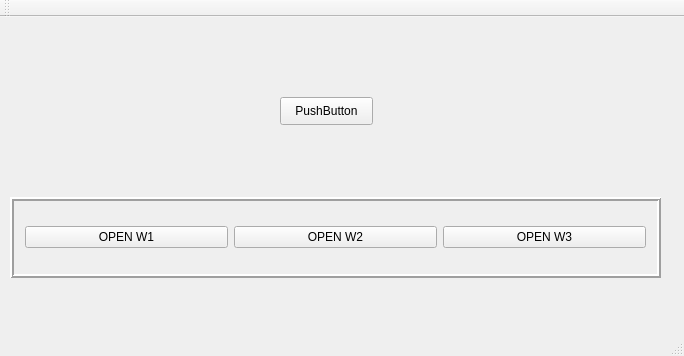
<?xml version="1.0" encoding="UTF-8"?>
<ui version="4.0">
 <class>MainWindow</class>
 <widget class="QMainWindow" name="MainWindow">
  <property name="geometry">
   <rect>
    <x>0</x>
    <y>0</y>
    <width>684</width>
    <height>356</height>
   </rect>
  </property>
  <property name="windowTitle">
   <string>MainWindow</string>
  </property>
  <widget class="QWidget" name="centralWidget">
   <widget class="QPushButton" name="m_btnHelloTr">
    <property name="geometry">
     <rect>
      <x>280</x>
      <y>80</y>
      <width>93</width>
      <height>28</height>
     </rect>
    </property>
    <property name="text">
     <string>PushButton</string>
    </property>
   </widget>
   <widget class="QFrame" name="m_frm_changeWindow">
    <property name="geometry">
     <rect>
      <x>10</x>
      <y>180</y>
      <width>651</width>
      <height>81</height>
     </rect>
    </property>
    <property name="frameShape">
     <enum>QFrame::Box</enum>
    </property>
    <property name="frameShadow">
     <enum>QFrame::Raised</enum>
    </property>
    <property name="lineWidth">
     <number>2</number>
    </property>
    <layout class="QHBoxLayout" name="horizontalLayout">
     <item>
      <widget class="QPushButton" name="m_btnOpenW_1">
       <property name="text">
        <string>OPEN W1</string>
       </property>
      </widget>
     </item>
     <item>
      <widget class="QPushButton" name="m_btnOpenW_2">
       <property name="text">
        <string>OPEN W2</string>
       </property>
      </widget>
     </item>
     <item>
      <widget class="QPushButton" name="m_btnOpenW_3">
       <property name="text">
        <string>OPEN W3</string>
       </property>
      </widget>
     </item>
    </layout>
   </widget>
  </widget>
  <widget class="QMenuBar" name="menuBar">
   <property name="geometry">
    <rect>
     <x>0</x>
     <y>0</y>
     <width>684</width>
     <height>26</height>
    </rect>
   </property>
  </widget>
  <widget class="QToolBar" name="mainToolBar">
   <attribute name="toolBarArea">
    <enum>TopToolBarArea</enum>
   </attribute>
   <attribute name="toolBarBreak">
    <bool>false</bool>
   </attribute>
  </widget>
  <widget class="QStatusBar" name="statusBar"/>
 </widget>
 <layoutdefault spacing="6" margin="11"/>
 <resources/>
 <connections/>
</ui>
